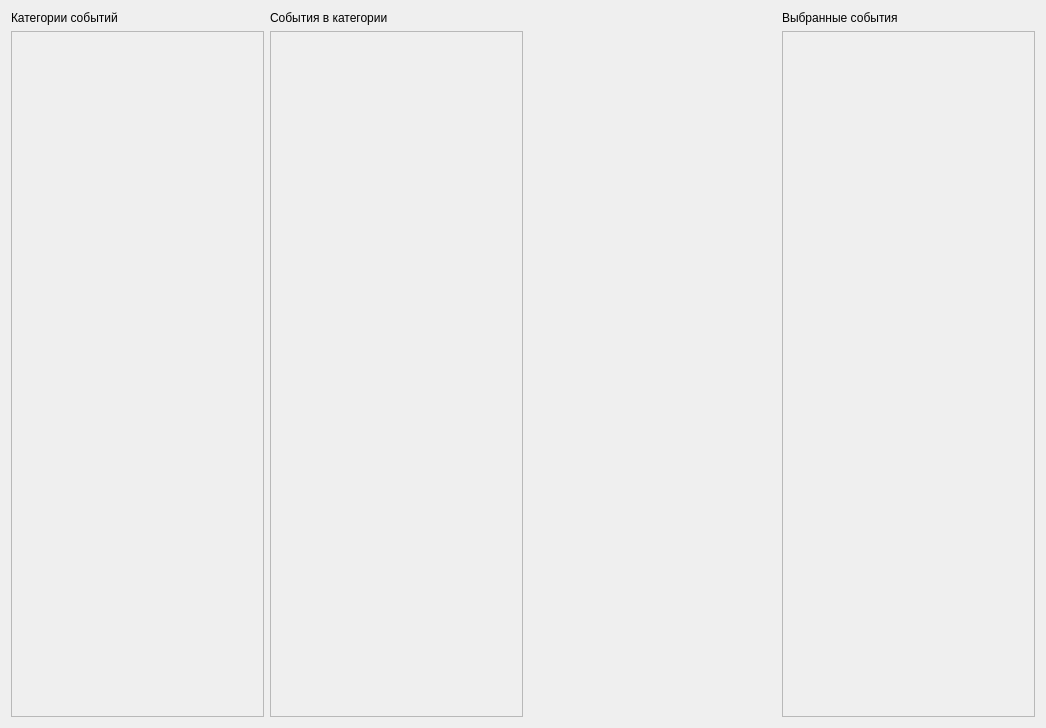
<?xml version="1.0" encoding="UTF-8"?>
<ui version="4.0">
 <class>MainMenu</class>
 <widget class="QWidget" name="MainMenu">
  <property name="geometry">
   <rect>
    <x>0</x>
    <y>0</y>
    <width>1046</width>
    <height>728</height>
   </rect>
  </property>
  <property name="windowTitle">
   <string>Form</string>
  </property>
  <layout class="QHBoxLayout" name="horizontalLayout">
   <item>
    <layout class="QVBoxLayout" name="verticalLayout_categories">
     <item>
      <widget class="QLabel" name="label_categories_title">
       <property name="text">
        <string>Категории событий</string>
       </property>
      </widget>
     </item>
     <item>
      <widget class="QScrollArea" name="scrollArea_categories">
       <property name="widgetResizable">
        <bool>true</bool>
       </property>
       <widget class="QWidget" name="scrollAreaWidgetContents_categories">
        <property name="geometry">
         <rect>
          <x>0</x>
          <y>0</y>
          <width>249</width>
          <height>687</height>
         </rect>
        </property>
       </widget>
      </widget>
     </item>
    </layout>
   </item>
   <item>
    <layout class="QVBoxLayout" name="verticalLayout_events">
     <item>
      <widget class="QLabel" name="label_events_title">
       <property name="text">
        <string>События в категории</string>
       </property>
      </widget>
     </item>
     <item>
      <widget class="QScrollArea" name="scrollArea_events">
       <property name="widgetResizable">
        <bool>true</bool>
       </property>
       <widget class="QWidget" name="scrollAreaWidgetContents_events">
        <property name="geometry">
         <rect>
          <x>0</x>
          <y>0</y>
          <width>248</width>
          <height>687</height>
         </rect>
        </property>
       </widget>
      </widget>
     </item>
    </layout>
   </item>
   <item>
    <spacer name="horizontalSpacer">
     <property name="orientation">
      <enum>Qt::Horizontal</enum>
     </property>
     <property name="sizeHint" stdset="0">
      <size>
       <width>40</width>
       <height>20</height>
      </size>
     </property>
    </spacer>
   </item>
   <item>
    <layout class="QVBoxLayout" name="verticalLayout_selectes_eventes">
     <item>
      <widget class="QLabel" name="label_selectes_eventes_title">
       <property name="text">
        <string>Выбранные события</string>
       </property>
      </widget>
     </item>
     <item>
      <widget class="QScrollArea" name="scrollArea_selectes_eventes">
       <property name="widgetResizable">
        <bool>true</bool>
       </property>
       <widget class="QWidget" name="scrollAreaWidgetContents_selectes_eventes">
        <property name="geometry">
         <rect>
          <x>0</x>
          <y>0</y>
          <width>248</width>
          <height>687</height>
         </rect>
        </property>
       </widget>
      </widget>
     </item>
    </layout>
   </item>
  </layout>
 </widget>
 <resources/>
 <connections/>
</ui>
